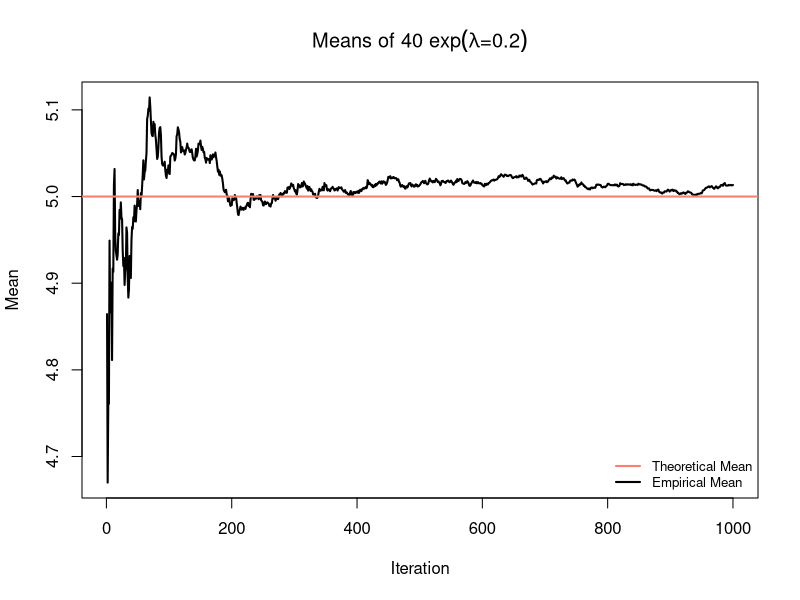
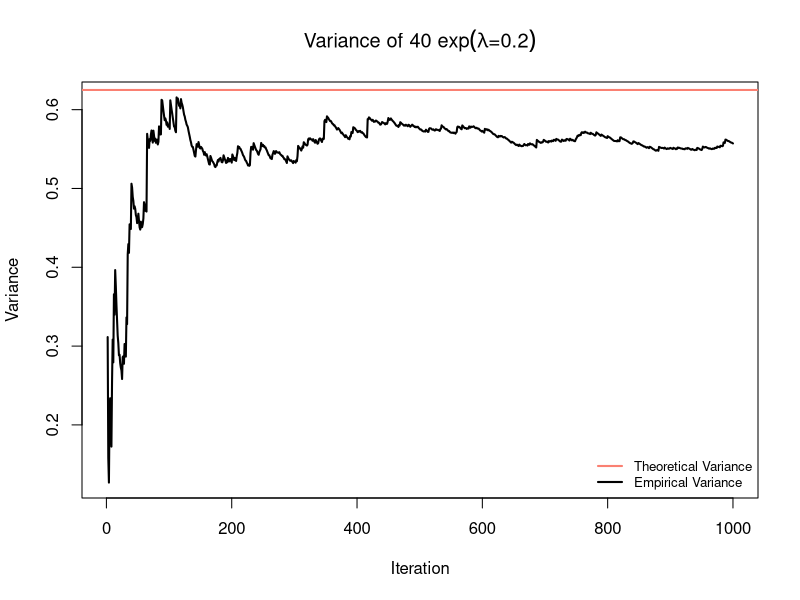
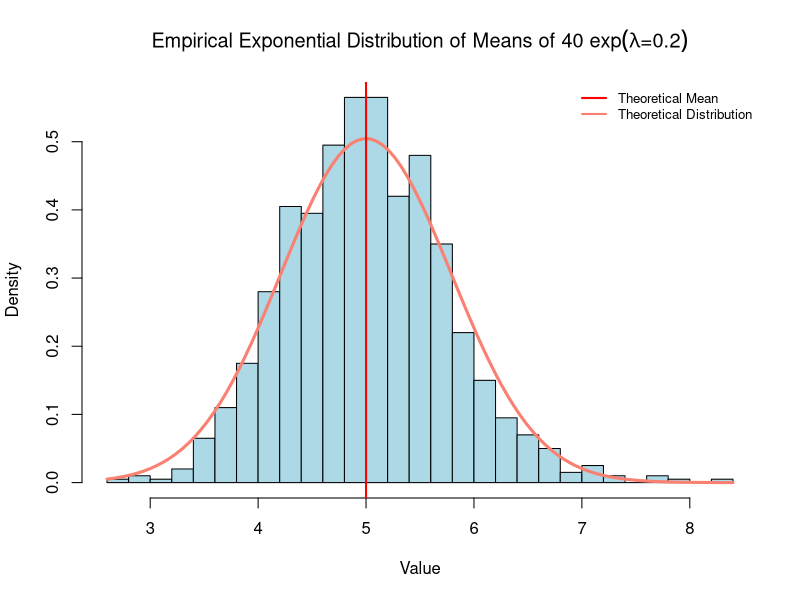
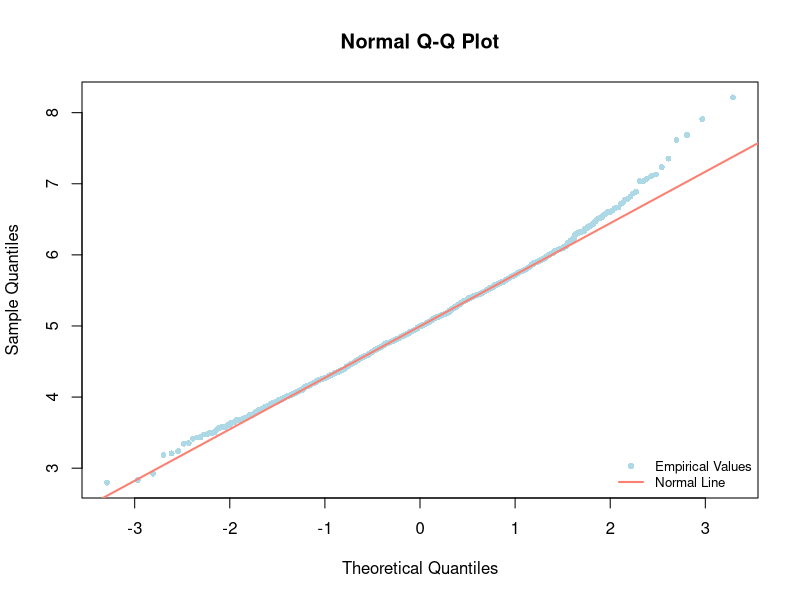

Recreate these plots in R, in order.
## ---- chunk 1
set.seed=1234
lambda=.2
n=40
nsim=1000

expdist = rep(NA,nsim)

for (i in 1:nsim){
  expdist[i] = mean(rexp(n,lambda))  
}

empiricalmean=mean(expdist)
theoreticalmean=1/lambda

empiricalvariance=var(expdist)
theoreticalvariance=1/((lambda^2)*n)

cumulativemean=cumsum(expdist) / seq_along(expdist)
cumvar=cumsum((expdist-empiricalmean)^2)/(seq_along(expdist)-1)
## ---- chunk 2
plot(seq_along(expdist),cumulativemean,type="l",lty=1,lwd=2,
     main=expression("Means of 40 exp"(lambda*"=0.2")),xlab="Iteration"
     ,ylab="Mean")
abline(h=theoreticalmean,col="salmon",lwd=2)
legend("bottomright", legend=c("Theoretical Mean","Empirical Mean"),
       col=c("salmon","black"), lty=c(1,1),lwd=c(2,2),cex=.8,bty="n")
## ---- chunk 3
plot(seq_along(expdist),cumvar,type="l",lty=1,lwd=2,
     main=expression("Variance of 40 exp"(lambda*"=0.2")),
     xlab="Iteration",ylab="Variance")
abline(h=theoreticalvariance,col="salmon",lwd=2)
legend("bottomright", legend=c("Theoretical Variance",
                               "Empirical Variance"),
       col=c("salmon","black"), lty=c(1,1),lwd=c(2,2),cex=.8,bty="n")
## ---- chunk 4
x=seq(0,8,0.01) 
hist(expdist,breaks=25,freq=FALSE,col="lightblue",main=expression("Empirical Exponential Distribution of Means of 40 exp"(lambda*"=0.2")),xlab="Value",ylab="Density")
curve(dnorm(x, mean=theoreticalmean, sd=sqrt(theoreticalvariance)),
      add=TRUE,lwd=3,col="salmon")
abline(v=theoreticalmean,lwd=2,col="red")
legend("topright", legend=c("Theoretical Mean","Theoretical Distribution"),
       col=c("red","salmon"), lty=c(1,1),lwd=c(2,2),cex=.8,bty="n")
## ---- chunk 5
qqnorm(expdist,pch=16,cex=.8,col="lightblue")
qqline(expdist,col="salmon",lwd=2)
legend("bottomright", legend=c("Empirical Values","Normal Line"),
       col=c("lightblue","salmon"),pch=c(16,NA),
       lwd=c(NA,2),lty=c(NA,1),cex=.8,bty="n")
